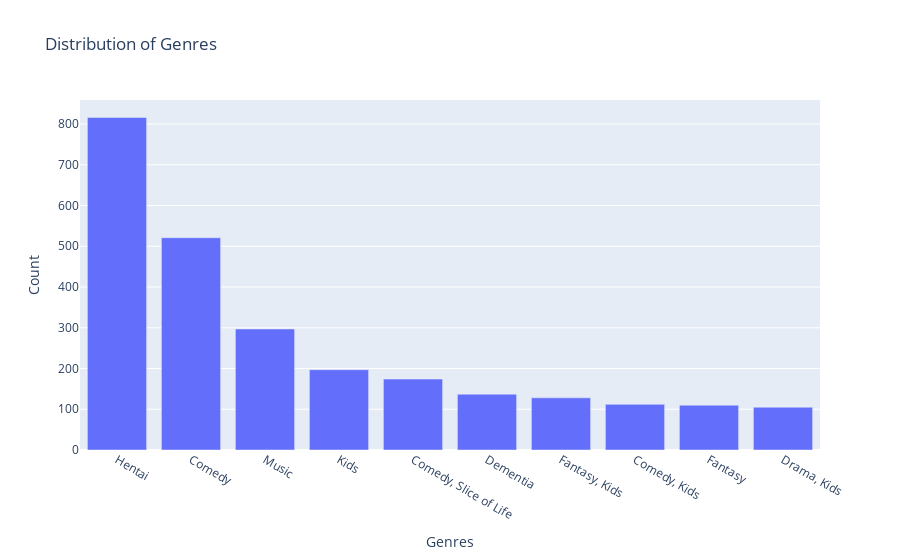
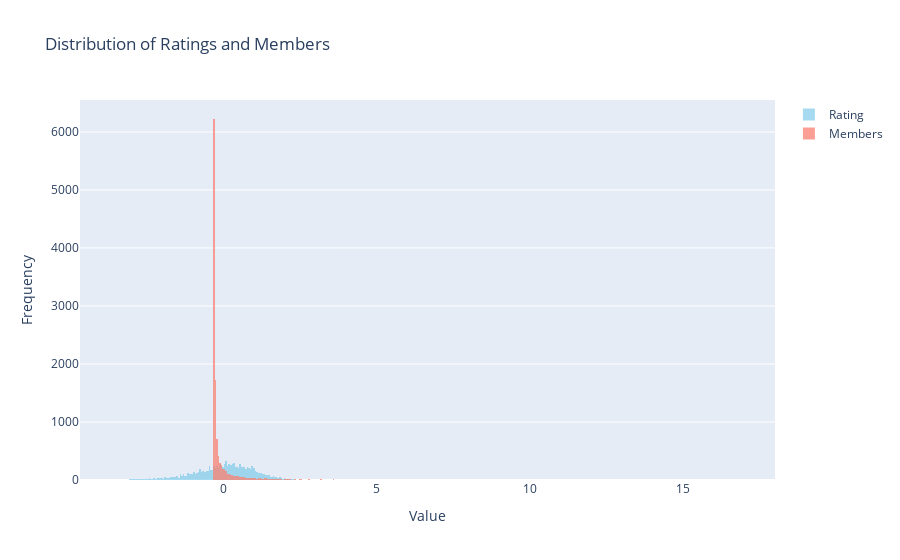

The cell these charts' notebook holds for them, in order:
### Markdown cell above
# Visualization of Geners Distribution, Rating and Members

### Code cell
import plotly.graph_objs as go
import plotly.express as px

# Plot distribution of genres
fig = px.bar(x=genre_counts.index, y=genre_counts.values,
             labels={'x': 'Genres', 'y': 'Count'},
             title='Distribution of Genres')
fig.update_layout(xaxis={'categoryorder':'total descending'},
                  xaxis_title='Genres', yaxis_title='Count')
fig.show()

# Plot distribution of scaled numerical features
fig = go.Figure()

# Distribution of Ratings
fig.add_trace(go.Histogram(x=df_numerical['rating'],
                            marker_color='skyblue',
                            name='Rating'))
# Distribution of Members
fig.add_trace(go.Histogram(x=df_numerical['members'],
                            marker_color='salmon',
                            name='Members'))
fig.update_layout(title='Distribution of Ratings and Members',
                  xaxis_title='Value',
                  yaxis_title='Frequency',
                  barmode='overlay')
fig.update_traces(opacity=0.75)
fig.update_layout(showlegend=True)

fig.show()

### Figure 1 — Plotly figure (JSON) as saved in the notebook; plotly's stock layout.template omitted (floating-point values rounded to 4 significant figures)
{"data": [{"alignmentgroup": "True", "hovertemplate": "Genres=%{x}<br>Count=%{y}<extra></extra>", "legendgroup": "", "marker": {"color": "#636efa", "pattern": {"shape": ""}}, "name": "", "offsetgroup": "", "orientation": "v", "showlegend": false, "textposition": "auto", "type": "bar", "x": ["Hentai", "Comedy", "Music", "Kids", "Comedy, Slice of Life", "Dementia", "Fantasy, Kids", "Comedy, Kids", "Fantasy", "Drama, Kids"], "xaxis": "x", "y": [816, 521, 297, 197, 174, 137, 128, 112, 110, 105], "yaxis": "y"}], "layout": {"autosize": true, "barmode": "relative", "legend": {"tracegroupgap": 0}, "title": {"text": "Distribution of Genres"}, "xaxis": {"anchor": "y", "autorange": true, "categoryorder": "total descending", "domain": [0, 1], "range": [-0.5, 9.5], "title": {"text": "Genres"}, "type": "category"}, "yaxis": {"anchor": "x", "autorange": true, "domain": [0, 1], "range": [0, 858.9], "title": {"text": "Count"}, "type": "linear"}}}

### Figure 2 — Plotly figure (JSON) as saved in the notebook; plotly's stock layout.template omitted (floating-point values rounded to 4 significant figures; data arrays with more than 128 entries replaced by an {"elided": "..."} marker saying what was removed)
{"data": [{"marker": {"color": "skyblue"}, "name": "Rating", "opacity": 0.75, "type": "histogram", "x": {"elided": "12017 float values"}}, {"marker": {"color": "salmon"}, "name": "Members", "opacity": 0.75, "type": "histogram", "x": {"elided": "12017 float values"}}], "layout": {"autosize": true, "barmode": "overlay", "showlegend": true, "title": {"text": "Distribution of Ratings and Members"}, "xaxis": {"autorange": true, "range": [-4.7, 18], "title": {"text": "Value"}, "type": "linear"}, "yaxis": {"autorange": true, "range": [0, 6551.0], "title": {"text": "Frequency"}}}}
